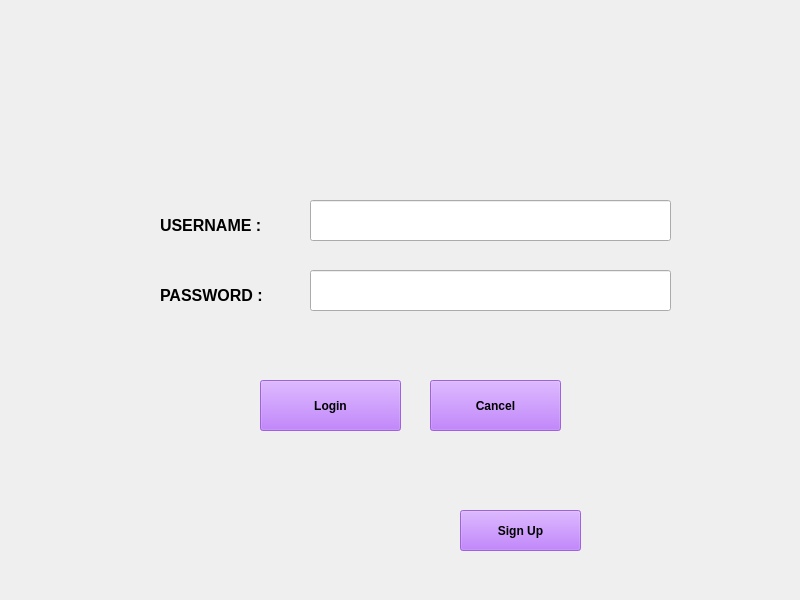
<?xml version="1.0" encoding="UTF-8"?>
<ui version="4.0">
 <class>MainWindow</class>
 <widget class="QMainWindow" name="MainWindow">
  <property name="geometry">
   <rect>
    <x>0</x>
    <y>0</y>
    <width>800</width>
    <height>600</height>
   </rect>
  </property>
  <property name="font">
   <font>
    <bold>true</bold>
   </font>
  </property>
  <property name="windowTitle">
   <string>MainWindow</string>
  </property>
  <widget class="QWidget" name="centralwidget">
   <property name="palette">
    <palette>
     <active>
      <colorrole role="Button">
       <brush brushstyle="SolidPattern">
        <color alpha="255">
         <red>170</red>
         <green>85</green>
         <blue>255</blue>
        </color>
       </brush>
      </colorrole>
      <colorrole role="Highlight">
       <brush brushstyle="SolidPattern">
        <color alpha="255">
         <red>170</red>
         <green>85</green>
         <blue>255</blue>
        </color>
       </brush>
      </colorrole>
     </active>
     <inactive>
      <colorrole role="Button">
       <brush brushstyle="SolidPattern">
        <color alpha="255">
         <red>170</red>
         <green>85</green>
         <blue>255</blue>
        </color>
       </brush>
      </colorrole>
      <colorrole role="Highlight">
       <brush brushstyle="SolidPattern">
        <color alpha="255">
         <red>170</red>
         <green>85</green>
         <blue>255</blue>
        </color>
       </brush>
      </colorrole>
     </inactive>
     <disabled>
      <colorrole role="Button">
       <brush brushstyle="SolidPattern">
        <color alpha="255">
         <red>170</red>
         <green>85</green>
         <blue>255</blue>
        </color>
       </brush>
      </colorrole>
     </disabled>
    </palette>
   </property>
   <widget class="QLineEdit" name="username">
    <property name="geometry">
     <rect>
      <x>310</x>
      <y>200</y>
      <width>361</width>
      <height>41</height>
     </rect>
    </property>
   </widget>
   <widget class="QLineEdit" name="password">
    <property name="geometry">
     <rect>
      <x>310</x>
      <y>270</y>
      <width>361</width>
      <height>41</height>
     </rect>
    </property>
    <property name="echoMode">
     <enum>QLineEdit::Password</enum>
    </property>
   </widget>
   <widget class="QPushButton" name="enter">
    <property name="geometry">
     <rect>
      <x>260</x>
      <y>380</y>
      <width>141</width>
      <height>51</height>
     </rect>
    </property>
    <property name="autoFillBackground">
     <bool>false</bool>
    </property>
    <property name="text">
     <string>Login</string>
    </property>
    <property name="autoDefault">
     <bool>true</bool>
    </property>
    <property name="default">
     <bool>true</bool>
    </property>
    <property name="flat">
     <bool>false</bool>
    </property>
   </widget>
   <widget class="QPushButton" name="cancel">
    <property name="geometry">
     <rect>
      <x>430</x>
      <y>380</y>
      <width>131</width>
      <height>51</height>
     </rect>
    </property>
    <property name="text">
     <string>Cancel</string>
    </property>
    <property name="autoDefault">
     <bool>true</bool>
    </property>
    <property name="default">
     <bool>true</bool>
    </property>
   </widget>
   <widget class="QLabel" name="label_demo">
    <property name="geometry">
     <rect>
      <x>100</x>
      <y>430</y>
      <width>621</width>
      <height>41</height>
     </rect>
    </property>
    <property name="palette">
     <palette>
      <active>
       <colorrole role="WindowText">
        <brush brushstyle="SolidPattern">
         <color alpha="255">
          <red>255</red>
          <green>0</green>
          <blue>0</blue>
         </color>
        </brush>
       </colorrole>
       <colorrole role="Text">
        <brush brushstyle="SolidPattern">
         <color alpha="255">
          <red>255</red>
          <green>0</green>
          <blue>0</blue>
         </color>
        </brush>
       </colorrole>
      </active>
      <inactive>
       <colorrole role="WindowText">
        <brush brushstyle="SolidPattern">
         <color alpha="255">
          <red>255</red>
          <green>0</green>
          <blue>0</blue>
         </color>
        </brush>
       </colorrole>
       <colorrole role="Text">
        <brush brushstyle="SolidPattern">
         <color alpha="255">
          <red>255</red>
          <green>0</green>
          <blue>0</blue>
         </color>
        </brush>
       </colorrole>
      </inactive>
      <disabled/>
     </palette>
    </property>
    <property name="font">
     <font>
      <italic>false</italic>
      <bold>true</bold>
     </font>
    </property>
    <property name="layoutDirection">
     <enum>Qt::LeftToRight</enum>
    </property>
    <property name="autoFillBackground">
     <bool>false</bool>
    </property>
    <property name="text">
     <string>&lt;html&gt;&lt;head/&gt;&lt;body&gt;&lt;p&gt;&lt;br/&gt;&lt;/p&gt;&lt;/body&gt;&lt;/html&gt;</string>
    </property>
    <property name="alignment">
     <set>Qt::AlignCenter</set>
    </property>
   </widget>
   <widget class="QLabel" name="bg_image">
    <property name="geometry">
     <rect>
      <x>0</x>
      <y>0</y>
      <width>800</width>
      <height>600</height>
     </rect>
    </property>
    <property name="styleSheet">
     <string notr="true">image: url(:/res/login_screen_bg.png);</string>
    </property>
    <property name="text">
     <string/>
    </property>
   </widget>
   <widget class="QPushButton" name="signUp">
    <property name="geometry">
     <rect>
      <x>460</x>
      <y>510</y>
      <width>121</width>
      <height>41</height>
     </rect>
    </property>
    <property name="text">
     <string>Sign Up</string>
    </property>
    <property name="autoDefault">
     <bool>true</bool>
    </property>
    <property name="default">
     <bool>true</bool>
    </property>
   </widget>
   <widget class="QLabel" name="label">
    <property name="geometry">
     <rect>
      <x>160</x>
      <y>200</y>
      <width>151</width>
      <height>51</height>
     </rect>
    </property>
    <property name="font">
     <font>
      <pointsize>12</pointsize>
      <bold>true</bold>
     </font>
    </property>
    <property name="text">
     <string>USERNAME :</string>
    </property>
   </widget>
   <widget class="QLabel" name="label_2">
    <property name="geometry">
     <rect>
      <x>160</x>
      <y>270</y>
      <width>151</width>
      <height>51</height>
     </rect>
    </property>
    <property name="font">
     <font>
      <pointsize>12</pointsize>
      <bold>true</bold>
     </font>
    </property>
    <property name="text">
     <string>PASSWORD :</string>
    </property>
   </widget>
   <zorder>bg_image</zorder>
   <zorder>enter</zorder>
   <zorder>cancel</zorder>
   <zorder>password</zorder>
   <zorder>username</zorder>
   <zorder>label_demo</zorder>
   <zorder>signUp</zorder>
   <zorder>label</zorder>
   <zorder>label_2</zorder>
  </widget>
 </widget>
 <resources/>
 <connections/>
</ui>
